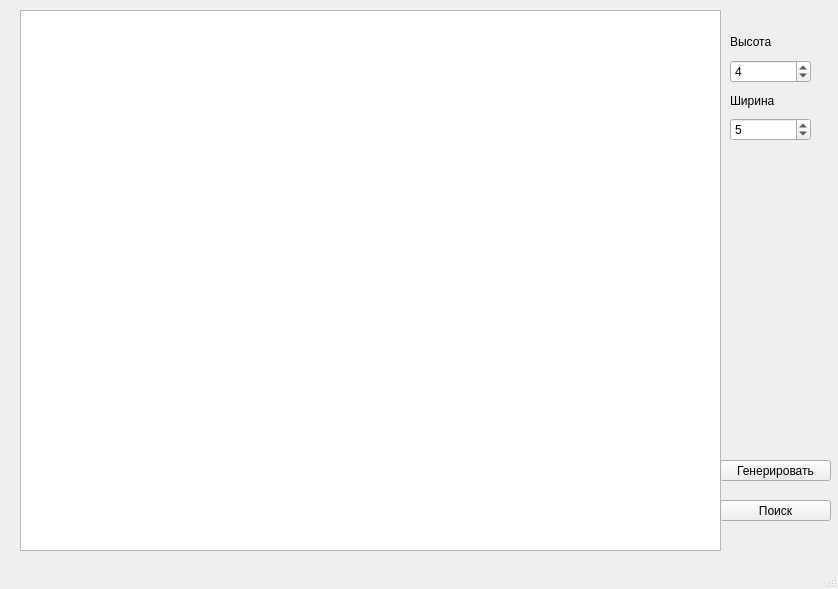
<?xml version="1.0" encoding="UTF-8"?>
<ui version="4.0">
 <class>MainWindow</class>
 <widget class="QMainWindow" name="MainWindow">
  <property name="geometry">
   <rect>
    <x>0</x>
    <y>0</y>
    <width>838</width>
    <height>589</height>
   </rect>
  </property>
  <property name="windowTitle">
   <string>MainWindow</string>
  </property>
  <widget class="QWidget" name="centralwidget">
   <widget class="QGraphicsView" name="graphicsView">
    <property name="geometry">
     <rect>
      <x>20</x>
      <y>10</y>
      <width>701</width>
      <height>541</height>
     </rect>
    </property>
   </widget>
   <widget class="QPushButton" name="pushButton">
    <property name="geometry">
     <rect>
      <x>720</x>
      <y>460</y>
      <width>111</width>
      <height>21</height>
     </rect>
    </property>
    <property name="text">
     <string>Генерировать</string>
    </property>
   </widget>
   <widget class="QWidget" name="layoutWidget">
    <property name="geometry">
     <rect>
      <x>730</x>
      <y>30</y>
      <width>81</width>
      <height>111</height>
     </rect>
    </property>
    <layout class="QVBoxLayout" name="verticalLayout">
     <item>
      <widget class="QLabel" name="label">
       <property name="text">
        <string>Высота</string>
       </property>
      </widget>
     </item>
     <item>
      <widget class="QSpinBox" name="spinBox_2">
       <property name="value">
        <number>4</number>
       </property>
      </widget>
     </item>
     <item>
      <widget class="QLabel" name="label_2">
       <property name="text">
        <string>Ширина</string>
       </property>
      </widget>
     </item>
     <item>
      <widget class="QSpinBox" name="spinBox">
       <property name="value">
        <number>5</number>
       </property>
      </widget>
     </item>
    </layout>
   </widget>
   <widget class="QPushButton" name="pushButton_2">
    <property name="geometry">
     <rect>
      <x>720</x>
      <y>500</y>
      <width>111</width>
      <height>21</height>
     </rect>
    </property>
    <property name="text">
     <string>Поиск</string>
    </property>
   </widget>
  </widget>
  <widget class="QMenuBar" name="menubar">
   <property name="geometry">
    <rect>
     <x>0</x>
     <y>0</y>
     <width>838</width>
     <height>22</height>
    </rect>
   </property>
  </widget>
  <widget class="QStatusBar" name="statusbar"/>
 </widget>
 <resources/>
 <connections/>
</ui>
